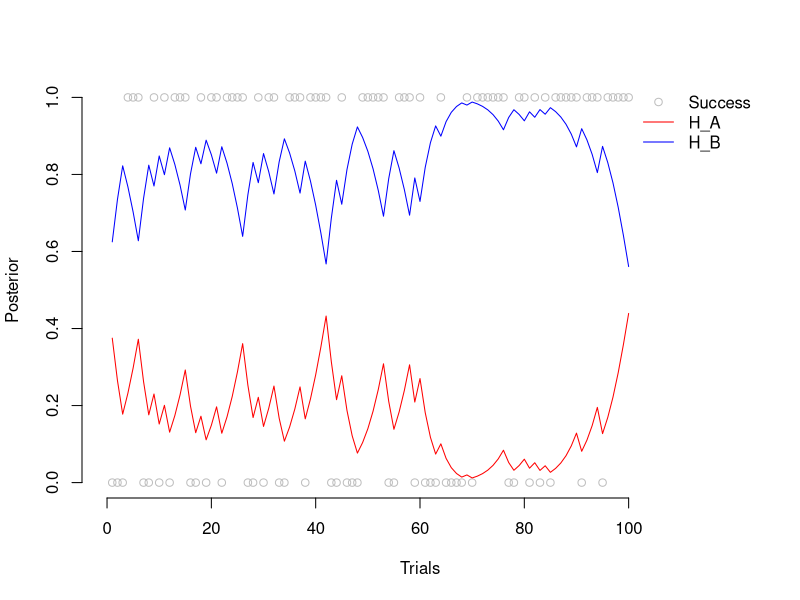

This figure's R source:
## ---- chunk 1
knitr::opts_chunk$set(echo = TRUE)
## ---- chunk 2
print(prob.D.HA <- choose(100,60) * (0.7^60)*(0.3^40))

print(prob.D.HB <- choose(100,60) * ((0.5)^100))

## ---- chunk 3
prob.HA <- 0.5

prob.HB <- 0.5

## ---- chunk 4

prob.D.HA*prob.HA /(prob.D.HA*prob.HA+prob.D.HB*prob.HB)

prob.D.HB*prob.HB /(prob.D.HA*prob.HA+prob.D.HB*prob.HB)

## ---- chunk 5

bayes.update <- function(prior,success,H){
  enumerator.1  <- H[1]^success * (1-H[1])^(1-success) * prior[1]
  enumerator.2  <- H[2]^success * (1-H[2])^(1-success) * prior[2]
  
  posterior.1 <- enumerator.1/(enumerator.1 + enumerator.2)
  posterior.2 <- enumerator.2/(enumerator.1 + enumerator.2)
  
  c(posterior.1,posterior.2)
}

## ---- chunk 6
prior <- c(0.5,0.5)
success <- 1
H <- c(0.7,0.5)


print(updated <- bayes.update(prior,success,H))
## ---- chunk 7
bayes.update(updated,success,H)
## ---- chunk 8

all.trials <- sample(c(rep(1,60) , rep(0,40)),
                replace=F)
print(all.trials)
table(all.trials)

## ---- chunk 9
first.prior <- c(0.5,0.5)
all.updates <- matrix(NA,nrow=length(all.trials),ncol=2)

for (i in 1:length(all.trials)){
  
  if (i ==1) updated <- first.prior
  
  updated <- bayes.update(updated,all.trials[i],H)
  
  all.updates[i,] <- updated
}
## ---- chunk 10


plot(1:nrow(all.updates),all.trials,type="p",col="grey",
     ylab="Posterior",xlab="Trials",axes=F,
     ylim=c(0,1),
     xlim=c(0,length(all.trials)*1.2))
axis(1,at=seq(0,100,by=20))
axis(2)
par(new=T)
plot(1:nrow(all.updates),all.updates[,1],type="l",col="red",
     ann=F,axes=F,
     ylim=c(0,1),
     xlim=c(0,length(all.trials)*1.2))
par(new=T)
plot(1:nrow(all.updates),all.updates[,2],type="l",col="blue",
     ann=F,axes=F,
     ylim=c(0,1),
     xlim=c(0,length(all.trials)*1.2))
legend("topright",col=c("grey","red","blue"),pch=c(1,NA,NA),lty=c(NA,1,1),
       c("Success","H_A","H_B"),bty="n")



